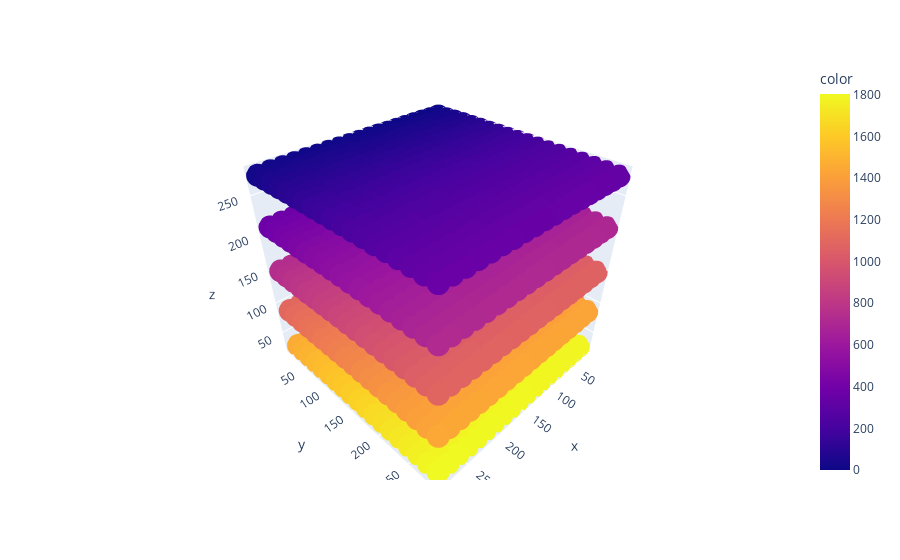

Notebook code cell kept with this figure:
### Code cell
newxyz = pd.DataFrame(newXYZ, columns=['x','y','z'])
newxyz['id'] = ID
px.scatter_3d(x=newxyz['x'], y=newxyz['y'], z=newxyz['z'], color=newxyz['id']).show()

### Figure 1 — Plotly figure (JSON) as saved in the notebook; plotly's stock layout.template omitted (floating-point values rounded to 4 significant figures; data arrays with more than 128 entries replaced by an {"elided": "..."} marker saying what was removed)
{"data": [{"hovertemplate": "x=%{x}<br>y=%{y}<br>z=%{z}<br>color=%{marker.color}<extra></extra>", "legendgroup": "", "marker": {"color": {"elided": "1805 int values"}, "coloraxis": "coloraxis", "symbol": "circle"}, "mode": "markers", "name": "", "scene": "scene", "showlegend": false, "type": "scatter3d", "x": {"elided": "1805 float values"}, "y": {"elided": "1805 float values"}, "z": {"elided": "1805 float values"}}], "layout": {"coloraxis": {"colorbar": {"title": {"text": "color"}}, "colorscale": [[0, "#0d0887"], [0.1111, "#46039f"], [0.2222, "#7201a8"], [0.3333, "#9c179e"], [0.4444, "#bd3786"], [0.5556, "#d8576b"], [0.6667, "#ed7953"], [0.7778, "#fb9f3a"], [0.8889, "#fdca26"], [1, "#f0f921"]]}, "legend": {"tracegroupgap": 0}, "margin": {"t": 60}, "scene": {"domain": {"x": [0, 1], "y": [0, 1]}, "xaxis": {"title": {"text": "x"}}, "yaxis": {"title": {"text": "y"}}, "zaxis": {"title": {"text": "z"}}}}}
